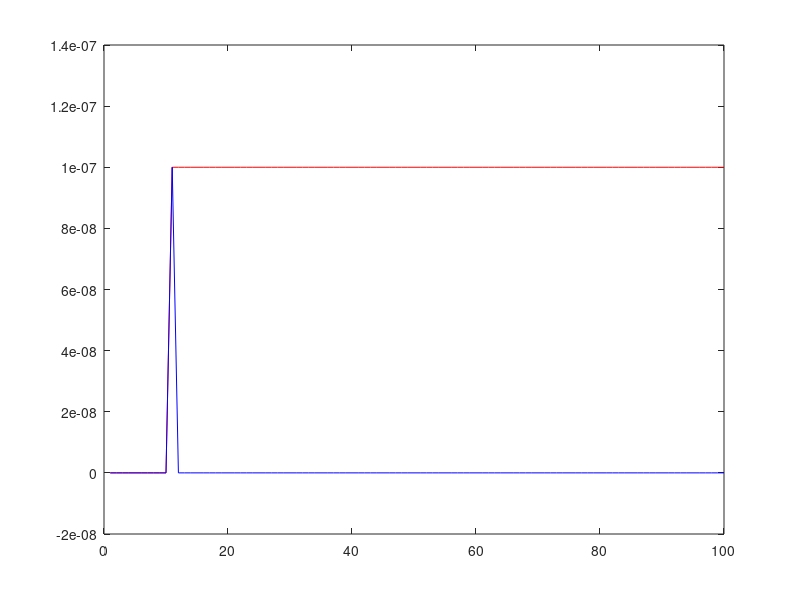

Here is the MATLAB script that generated this plot:
% *** модель PLL для m50 ***
% *** пропорциональный усилитель ***

% Все так.
% В аттаче модель с добавленным отклонением по частоте. С 10-й секунды частота опорного колебания уходит на 1.е-7 мы должны подстроить VCO так, чтобы ошибка по ФАЗЕ стала нулевой (на идеальной модели меньше 1.0е-9, при уходе частоты до ±0.5е-6)
% 
% При а=1:
% - ошибка по частоте становится равной 0 (синий график)
% - ошибка по фазе не равна 0 (1.0е-7красный график)
% 
% Уменьшаем а - а=0.5:
% - ошибка по частоте становится равной 0 (синий график)
% - ошибка по фазе становиться больше (2.0е-7красный график)
% 
% Увеличиваем а - а=1.5:
% - ошибка по частоте становится равной 0 (синий график)
% - ошибка по фазе меньше (0.75е-7красный график)
% и появляются признаки неустойчивости
% 
% 
% Все точно соответствует теории !!!
% Надо добавить интегратор и посмотреть, что будет.


clear all;

T = 100; %длительность моделирования
dp_ref_noise = 25.0e-9; %[сек]  - амплитуда случайных колебаний фазы опрного сигнала
tt = 100.0e-3;  %[сек] - максимальная случайная задержка выдачи управляющего напряжения на VCO  

%параметры  компонентов
kf = 2.0e-7;  % [1/В]коэффициент преобразования напряжения в отклонение частоты VCO
kv = 5.0e+6;   % [В/сек] коэффициент преобразования отклонения фазы в управляющее напряжение
              % выбран так, чтобы отклонение фазы за секунду
              % компенсировалось полностью
              % для компенсации отклонения в 1е-9 сек - надо изменить частоту на 1е-9
              % тогда k= kv*kf = 1; kv = 1/kf = 1/2.0e-7 = 5e+6 
k = kv * kf;    % =1 - коэффициент передачи разность фаз [сек] - управл. напряжение [В] - отклонение частоты относительное []  

%праметры управления
a = 1;        % [] коэффициент усиления пропорционального усилителя

%начальные значения
df_ref = 0;   % [Гц] отклонение частоты опорного сигнала от идеального сигнала 1Гц
dp_ref = 0;   % [сек] отклонение фазы опорного сигнала от идеального сигнала 1Гц
df_vco = 0;   % [Гц] отклонение частоты генератора от идеального сигнала 1Гц
dp_vco = 0;   % [сек] отклонение фазы генератора от идеального сигнала 1Гц
x = dp_ref - dp_vco;

time = 1:T;    % массив отсчетов времени
dphase = 1:T;  % массив отчетов разности фаз
dfreq = 1:T;  % массив отчетов разности частот

%моделирование
for t = 1:T   % время  [sec]
    %начало секунды
    y = x * a;          % управляющее напряжение VCO 
    df_vco = k * y;     % установлено новое отклонение частоты
    dp_ref = dp_ref + df_ref; % + unifrnd(-dp_ref_noise, +dp_ref_noise);  % набег фазы опорного сигнала за 1 сек из-за отклонения частоты     
    dp_vco = dp_vco + df_vco; % * (1 - unifrnd(0, tt));  % набег фазы генератора за 1 сек из-за отклонения частоты 
    % в конце секунды 
    x =  dp_ref - dp_vco;       % фазовый детектор запоминает разность фаз в сек для следующей секунды вычислений
    dphase (t) = x;
    dfreq(t)=df_ref - df_vco;
   
    if t >= 10
        df_ref = 1.0e-7; % скачок частоты на 10-й секунде
    else
    end 
end

%вывод результатов
hold off;
plot(time, dphase, 'r');  % ошибка по фазе - красная 
hold on;
plot(time, dfreq,'b');  % ошибка по частоте - синяя
